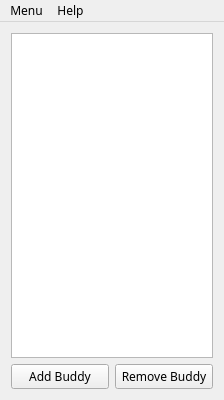
<?xml version="1.0" encoding="UTF-8"?>
<ui version="4.0">
 <class>slm_machineClass</class>
 <widget class="QMainWindow" name="slm_machineClass">
  <property name="geometry">
   <rect>
    <x>0</x>
    <y>0</y>
    <width>224</width>
    <height>400</height>
   </rect>
  </property>
  <property name="font">
   <font>
    <family>Sans Serif</family>
    <pointsize>9</pointsize>
   </font>
  </property>
  <property name="windowTitle">
   <string>slm_machine</string>
  </property>
  <property name="windowIcon">
   <iconset resource="resources/slm_resources.qrc">
    <normaloff>:/icons/SLM_Logo</normaloff>:/icons/SLM_Logo</iconset>
  </property>
  <property name="locale">
   <locale language="Turkish" country="Turkey"/>
  </property>
  <widget class="QWidget" name="centralWidget">
   <layout class="QVBoxLayout" name="verticalLayout_2">
    <item>
     <layout class="QVBoxLayout" name="verticalLayout">
      <item>
       <widget class="QListView" name="buddyList"/>
      </item>
      <item>
       <layout class="QHBoxLayout" name="horizontalLayout">
        <item>
         <widget class="QPushButton" name="addBuddyButton">
          <property name="text">
           <string>Add Buddy</string>
          </property>
         </widget>
        </item>
        <item>
         <widget class="QPushButton" name="removeBuddyButton">
          <property name="text">
           <string>Remove Buddy</string>
          </property>
         </widget>
        </item>
       </layout>
      </item>
     </layout>
    </item>
   </layout>
  </widget>
  <widget class="QMenuBar" name="menuBar">
   <property name="geometry">
    <rect>
     <x>0</x>
     <y>0</y>
     <width>224</width>
     <height>19</height>
    </rect>
   </property>
   <widget class="QMenu" name="menuMenu">
    <property name="title">
     <string>Menu</string>
    </property>
    <addaction name="actionEncryption_Key"/>
    <addaction name="separator"/>
    <addaction name="actionExit"/>
   </widget>
   <widget class="QMenu" name="menuAbout">
    <property name="title">
     <string>Help</string>
    </property>
    <addaction name="actionAbout_Qt"/>
    <addaction name="actionAbout_SLM"/>
   </widget>
   <addaction name="menuMenu"/>
   <addaction name="menuAbout"/>
  </widget>
  <action name="actionExit">
   <property name="text">
    <string>Exit</string>
   </property>
  </action>
  <action name="actionAbout_Qt">
   <property name="text">
    <string>About Qt</string>
   </property>
  </action>
  <action name="actionAbout_SLM">
   <property name="text">
    <string>About SLM</string>
   </property>
  </action>
  <action name="actionEncryption_Key">
   <property name="text">
    <string>Encryption Key</string>
   </property>
  </action>
 </widget>
 <layoutdefault spacing="6" margin="11"/>
 <resources>
  <include location="resources/slm_resources.qrc"/>
 </resources>
 <connections/>
</ui>
